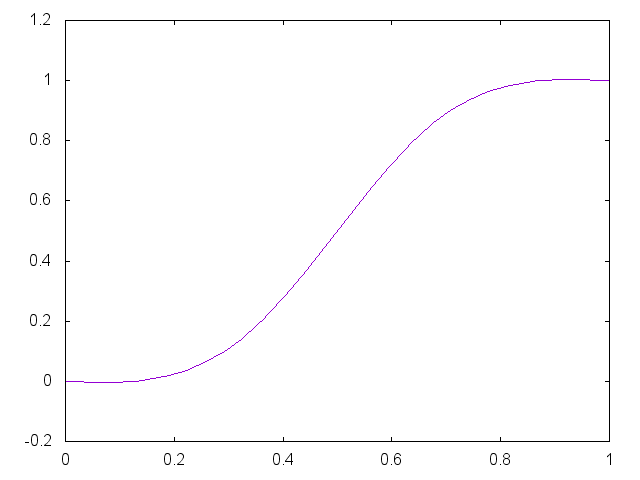

gnuplot code for this plot:


set term png

set output "generate/static/generate/csplines-0.15-0.85.png"
plot '-' smooth csplines notitle
0 0
0.33 0.15
0.67 0.85 
1 1
e

reset;
